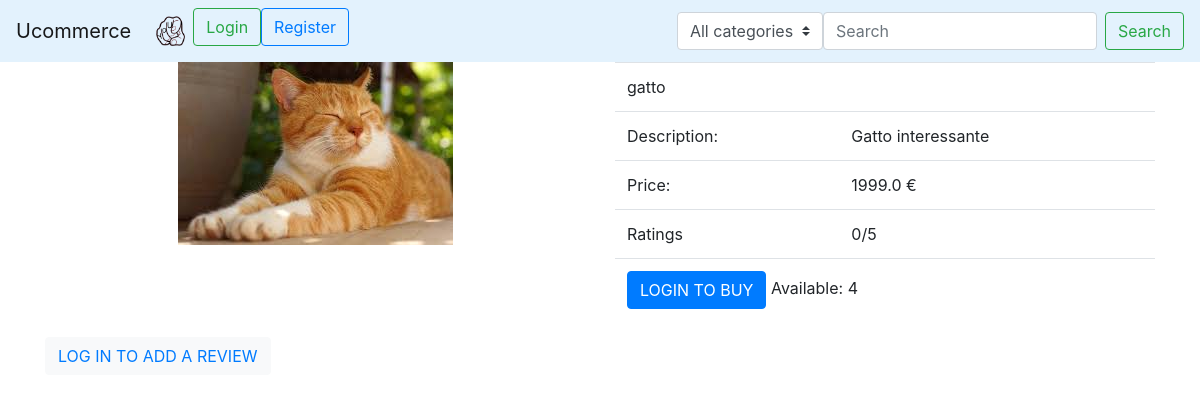
Page /product/management/6/detail on the earlier database version.
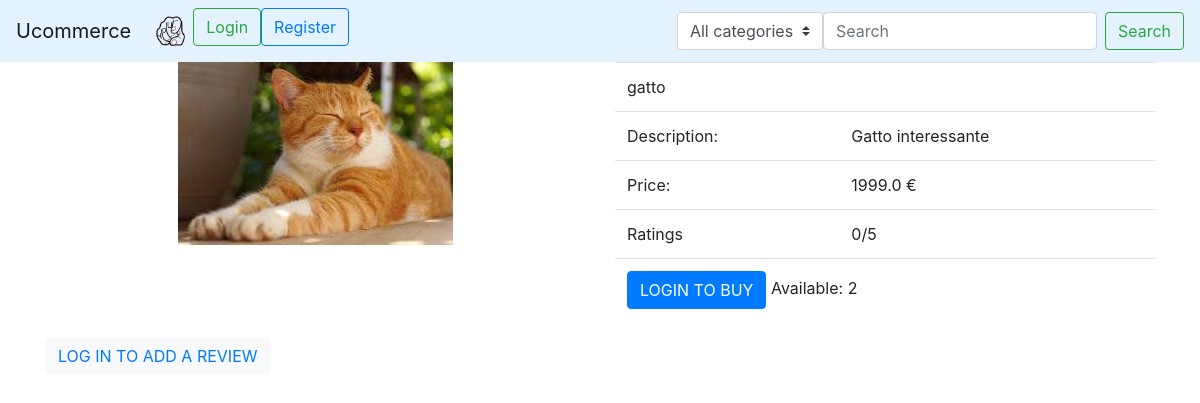
Same page on the later database version.
### product_management/models.py (models this page shows)
class Product(models.Model):
    id = models.AutoField(primary_key=True)
    name = models.CharField(max_length=50)
    image = models.ImageField(upload_to='product_images/')
    price = models.FloatField(validators=[MinValueValidator(0.0001)])
    description = models.TextField(max_length=500)
    quantity = models.PositiveIntegerField(default=1)
    shipment = models.FloatField(default=0, validators=[MinValueValidator(0)])
    producer = models.ForeignKey(CustomUser, on_delete=models.CASCADE)
    category = models.ForeignKey(MyCategory,on_delete=models.PROTECT)

### product_management/views.py (the view)
# urls.py: path('management/<int:pk>/detail', views.ProductDetail.as_view(), name='product_detail'),
class ProductDetail(DetailView):
    model = Product
    template_name = 'product_setting/detail.html'
    def get_queryset(self, *args, **kwargs):
        return Product.objects.filter(id=self.kwargs['pk'])

### product_management/templates/product_setting/detail.html (shortened to what this page needs)
{% extends 'base.html' %}
{% load static %}
{% block content %}
    <div class="container">
    <div class="row">
        <div class="col">
            <div class="text-center">
             <img src="{{ product.image.url }}"  class="img-fluid" alt="user profile image" height="240">
            </div>
        </div>
        <div class="col">
                <table class="table table-unbordered">
                    <tr>
                        <td colspan="2"><bold> {{ product.name }}</bold> </td>
                    </tr>
                    <tr>
                        <td>Description: </td>
                        <td>{{ product.description }}</td>
                    </tr>
                    <tr>
                        <td>Price: </td>
                        <td>{{ product.price }} &euro;</td>
                    </tr>
                    <tr>
                        <td>Ratings</td>
                        <td id="product_ratings">0/5</td>
                    </tr>
                    <tr>
                        <td colspan="2">
                            {% if product.quantity == 0 %}
                                OUT OF SALE
                            {% else %}
                                {% if request.user.is_authenticated %}
                                     <button class="btn btn-primary" data-toggle="modal" data-target="#BuyProduct">BUY</button>
                                {% else %}
                                    <a class="btn btn-primary" href="{% url 'user_management:login' %}">LOGIN TO BUY</a>
                                {% endif %}
                                Available: {{ product.quantity }}
                            {% endif %}
                        </td>
                    </tr>
                </table>
        </div>
    </div>
    <div class="row">
        <div class="col">
            {% if request.user.is_authenticated %}
                <button class="btn btn-warning" data-toggle="modal" data-target="#ReviewModal"> ADD REVIEW</button>
            {% else %}
                <button class="btn btn-light"><a href="{% url 'user_management:login' %}">LOG IN TO ADD A REVIEW</a></button>
            {% endif %}
        </div>
    </div>
{% endblock %}

Differences in the rows shown:
changed Product "gatto": quantity "4" → "2"
